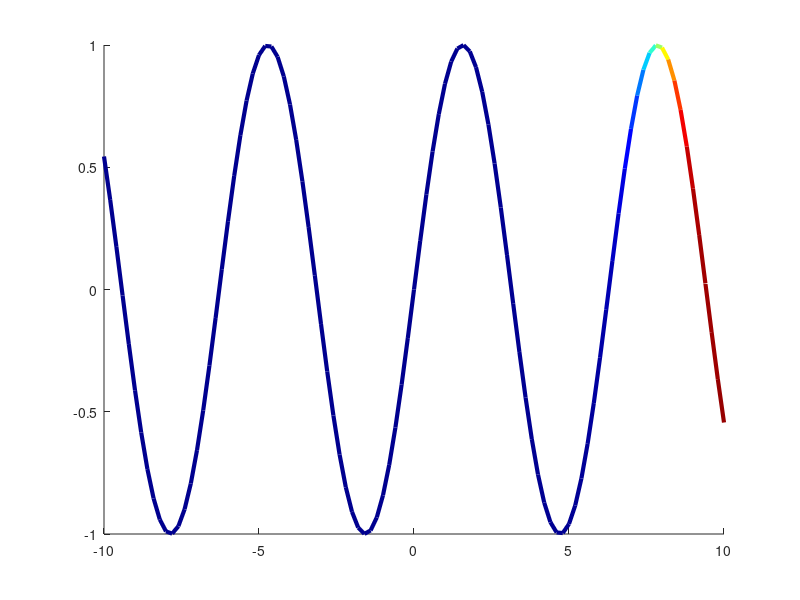

Recreate this plot in MATLAB.
% This function plots a 3D line (x,y,z) encoded with scalar color data (c)
% using the specified colormap (default=jet);
%
% SYNTAX: h=cline(x,y,z,c,colormap);
%
% DBE 09/03/02

function h=cline(x,y,z,c,cmap);

if nargin==0  % Generate sample data...
  x=linspace(-10,10,101);
  y=sin(x);
  z=x+y;
  c=exp(z);
  w=z-min(z)+1;
  cmap='jet';
elseif nargin<4
  fprintf('Insufficient input arguments\n');
  return;
elseif nargin==4
  cmap='jet';
end

cmap=colormap(cmap);                      % Set colormap
yy=linspace(min(c),max(c),size(cmap,1));  % Generate range of color indices that map to cmap
cm = spline(yy,cmap',c);                  % Find interpolated colorvalue
cm(cm>1)=1;                               % Sometimes iterpolation gives values that are out of [0,1] range...
cm(cm<0)=0;

% Lot line segment with appropriate color for each data pair...
  for i=1:length(z)-1
    h(i)=line([x(i) x(i+1)],[y(i) y(i+1)],[z(i) z(i+1)],'color',[cm(:,i)],'LineWidth',3);
  end

return
